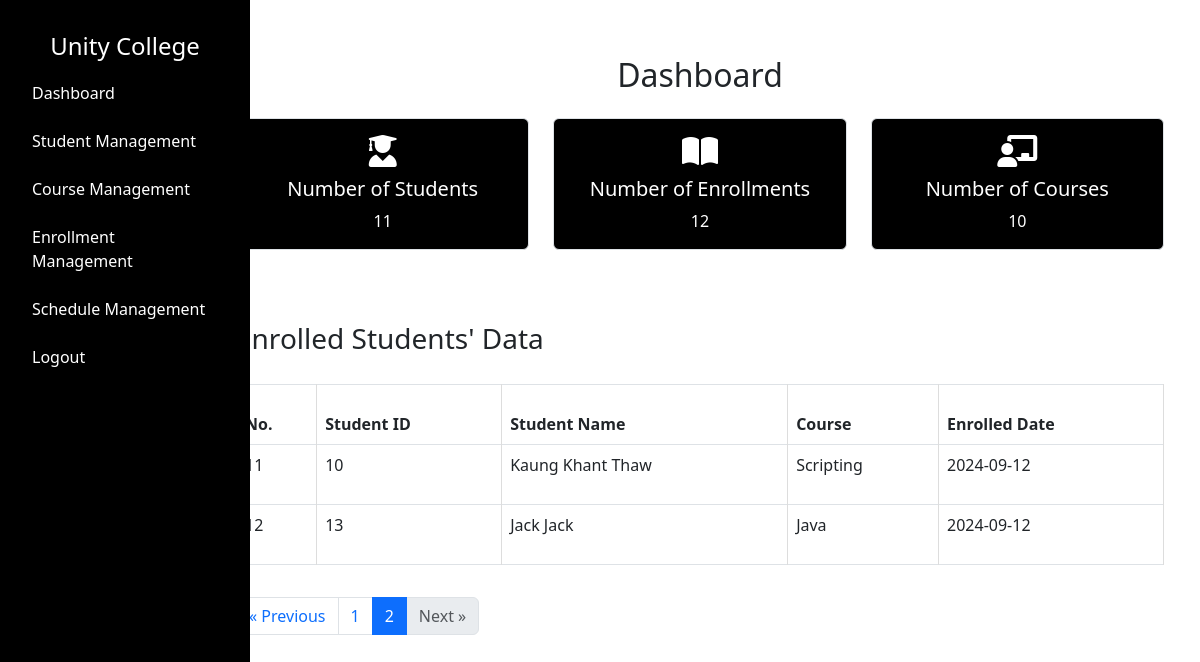
/admin/dashboard?page=2 (signed in), run on an earlier commit of the app's database.
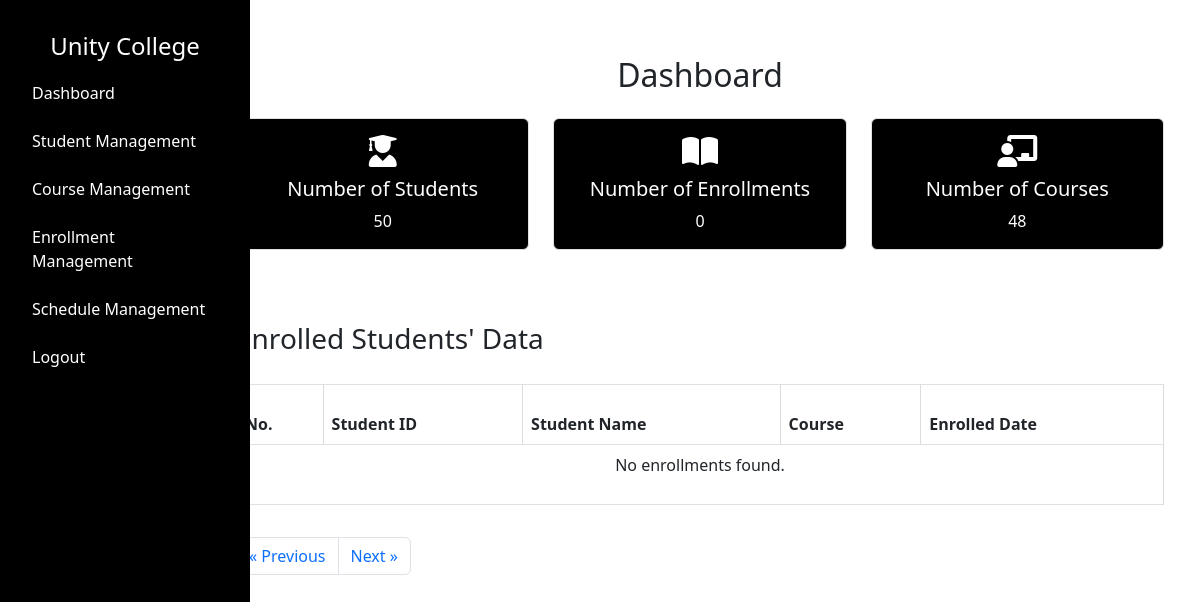
And on a later commit of the database.
### tables this page shows
CREATE TABLE "enrollment" (
    "id" INTEGER PRIMARY KEY AUTOINCREMENT,
    "student_id" INTEGER NOT NULL,
    "course_id" INTEGER NOT NULL,
    "enroll_date" DATE NOT NULL,
    FOREIGN KEY("student_id") REFERENCES "student"("id") ON DELETE RESTRICT,
    FOREIGN KEY("course_id") REFERENCES "course"("id") ON DELETE RESTRICT
);

CREATE TABLE "student" (
    "id" INTEGER PRIMARY KEY AUTOINCREMENT,
    "first_name" TEXT NOT NULL,
    "last_name" TEXT NOT NULL,
    "email" TEXT NOT NULL,
    "phone" INTEGER NOT NULL,
    "address" TEXT NOT NULL,
    "password" TEXT NOT NULL
);

CREATE TABLE "course" (
    "id" INTEGER PRIMARY KEY AUTOINCREMENT,
    "name" TEXT NOT NULL,
    "image" TEXT NOT NULL,
    "description" TEXT NOT NULL,
    "credits" INTEGER NOT NULL,
    "lecturer" TEXT NOT NULL
);

### app.py (the view)
@app.route("/admin/dashboard")
def admin_dashboard():
    if 'username' not in session or session.get('user_type') != 'admin':
        return redirect(url_for('admin_login'))
    username = session.get('username')
    try:
        total_students = query_db("SELECT COUNT(*) FROM student", one=True)[0]
        total_courses = query_db("SELECT COUNT(*) FROM course", one=True)[0]
        total_enrollments = query_db("SELECT COUNT(*) FROM enrollment", one=True)[0]
        page = request.args.get('page', 1, type=int)
        per_page = 10
        offset = (page - 1) * per_page
        enrolled_students = query_db("""
            SELECT
                student.id AS student_id,
                student.first_name || ' ' || student.last_name AS student_name,
                course.name AS course_name,
                enrollment.enroll_date
            FROM enrollment
            JOIN student ON enrollment.student_id = student.id
            JOIN course ON enrollment.course_id = course.id
            LIMIT ? OFFSET ?
        """, (per_page, offset))
        total_enrolled_students = query_db("""
            SELECT COUNT(*)
            FROM enrollment
            JOIN student ON enrollment.student_id = student.id
            JOIN course ON enrollment.course_id = course.id
        """, one=True)[0]
        total_pages = (total_enrolled_students + per_page - 1) // per_page
    except Exception as e:
        print(traceback.format_exc())
        total_students = total_courses = total_enrollments = 0
        enrolled_students = []
        total_pages = 0
    return render_template(
        "admin/dashboard.html",
        username=username,
        total_students=total_students,
        total_courses=total_courses,
        total_enrollments=total_enrollments,
        enrolled_students=enrolled_students,  # Pass the enrolled students data
        current_page=page,
        total_pages=total_pages
    )

### dbcontroller.py (called while the page is built)
def query_db(query, args=(), one=False):
    con = sqlite3.connect('advweb.db')
    cur = con.cursor()
    cur.execute(query, args)
    rv = cur.fetchall()
    cur.close()
    con.close()
    return (rv[0] if rv else None) if one else rv

### templates/admin/dashboard.html (shortened to what this page needs)
{% extends '/admin/layout.html' %} {% block content %}
<link
  rel="stylesheet"
  href="https://cdnjs.cloudflare.com/ajax/libs/font-awesome/6.0.0-beta3/css/all.min.css"
/>
<link href="/static/css/admin/dashboard.css" rel="stylesheet" />
<div class="container mt-4">
  <h2 class="text-center mb-4">Dashboard</h2>
  <div class="row">
    <div class="col-12 col-md-4 mb-4">
      <div class="card">
        <div class="card-body">
          <i class="fas fa-user-graduate fa-2x"></i>
          <h5 class="card-title mt-2">Number of Students</h5>
          <p class="card-text">{{ total_students }}</p>
        </div>
      </div>
    </div>
    <div class="col-12 col-md-4 mb-4">
      <div class="card">
        <div class="card-body">
          <i class="fas fa-book-open fa-2x"></i>
          <h5 class="card-title mt-2">Number of Enrollments</h5>
          <p class="card-text">{{ total_enrollments }}</p>
        </div>
      </div>
    </div>
    <div class="col-12 col-md-4 mb-4">
      <div class="card">
        <div class="card-body">
          <i class="fas fa-chalkboard-teacher fa-2x"></i>
          <h5 class="card-title mt-2">Number of Courses</h5>
          <p class="card-text">{{ total_courses }}</p>
        </div>
      </div>
    </div>
  </div>
  <div class="row mt-5">
    <div class="col-12">
      <h3>Enrolled Students' Data</h3>
      <div class="table-responsive">
        <table class="table table-bordered">
          <thead>
            <tr>
              <th>No.</th>
              <th>Student ID</th>
              <th>Student Name</th>
              <th>Course</th>
              <th>Enrolled Date</th>
            </tr>
          </thead>
          <tbody>
            {% if enrolled_students %} {% for student in enrolled_students %}
            <tr>
              <td>{{ loop.index + (current_page - 1) * 10 }}</td>
              <td>{{ student[0]}}</td>
              <td>{{ student[1]}}</td>
              <td>{{ student[2]}}</td>
              <td>{{ student[3]}}</td>
            </tr>
            {% endfor %} {% else %}
            <tr>
              <td colspan="5" class="text-center">No enrollments found.</td>
            </tr>
            {% endif %}
          </tbody>
        </table>
      </div>
      <div class="row mt-3">
        <div class="col-12">
          <nav aria-label="Page navigation">
            <ul class="pagination">
              <li
                class="page-item {% if current_page == 1 %}disabled{% endif %}"
              >
                <a
                  class="page-link"
                  href="{{ url_for('admin_dashboard', page=current_page-1) }}"
                  aria-label="Previous"
                >
                  <span aria-hidden="true">&laquo;</span> Previous
                </a>
              </li>
              {% for page_num in range(1, total_pages + 1) %}
              <li
                class="page-item {% if page_num == current_page %}active{% endif %}"
              >
                <a
                  class="page-link"
                  href="{{ url_for('admin_dashboard', page=page_num) }}"
                  >{{ page_num }}</a
                >
              </li>
              {% endfor %}
              <li
                class="page-item {% if current_page == total_pages %}disabled{% endif %}"
              >
                <a
                  class="page-link"
                  href="{{ url_for('admin_dashboard', page=current_page+1) }}"
                  aria-label="Next"
                >
                  Next <span aria-hidden="true">&raquo;</span>
                </a>
              </li>
            </ul>
          </nav>
        </div>
      </div>
    </div>
  </div>
</div>
{% endblock %}

What changed in the data, as far as the page shows it:
removed enrollment: student "10", student "Kaung Khant Thaw", name "Scripting", enroll_date "2024-09-12"
removed enrollment: student "13", student "Jack Jack", name "Java", enroll_date "2024-09-12"
Also different on the page:
{{ total_students }}: "11" → "50"
{{ total_enrollments }}: "12" → "0"
{{ total_courses }}: "10" → "48"
text now shown: "No enrollments found."
list line gone: "1"
list line gone: "2"
